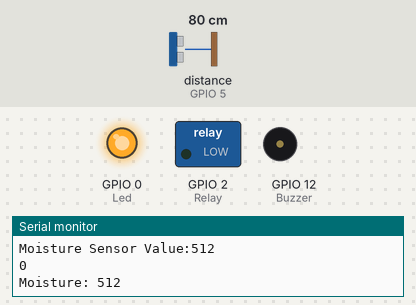
A sketch run on a simulated ESP8266 (NodeMCU). Shown: switched loads named in the sketch (green lamp = pin HIGH), output pins drawn as LEDs (lit = HIGH), buzzer (waves = sounding, pin HIGH), the last lines printed to the serial monitor. The inputs (shaded band) are chosen by the test bench; at power-on: distance to the obstacle (sensor on GPIO 5) 80 cm. The echo pulse lasts 58.3 µs per cm; pins used as bus, display or sensor lines are not drawn.

Above: at 12.4 s.
12.5 s: distance to the obstacle (sensor on GPIO 5) set to 14 cm
22.5 s: distance to the obstacle (sensor on GPIO 5) set to 11 cm
At 31.5 s:
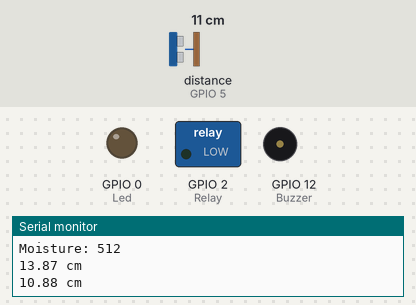
32.5 s: distance to the obstacle (sensor on GPIO 5) set to 18 cm
At 41.6 s:
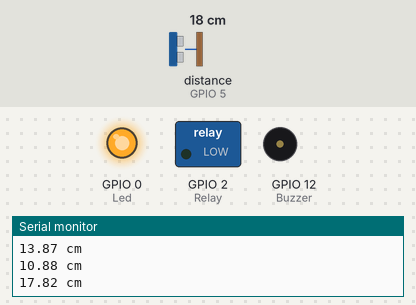
Timing chart, 0 to 43.1 s (numbered marks = the images above; inputs shaded):
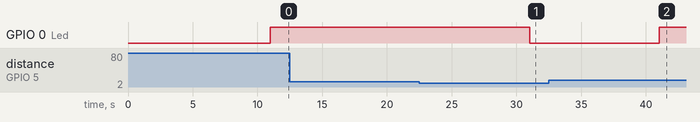

Measured:
- the behaviour switches between 13 and 12 cm on distance to the obstacle (sensor on GPIO 5) (found by bisection; images 0 and 1)
- after the input at 22.5 s, GPIO 0 (Led): HIGH → LOW after 8.5 s
- after the input at 32.5 s, GPIO 0 (Led): LOW → HIGH after 8.5 s

The sketch:

Final_Code_of_project.ino
```cpp
/***************************************************
 Summer Internship Project
 ****************************************************/
#include <string.h>
#include <ESP8266WiFi.h>
int i = 0;
int water_count = 0;
int Echo = 5;
int Trig = 4;
int Duration;
float Distance;
int Led = 0;
int Relay = 2;
int Buzzer = 12;

void setup() {
  Serial.begin(9600);
  Serial.println("Hello");
  delay(1000);

  //Ultrasonic Sensor
  pinMode(Trig,OUTPUT);
  pinMode(Echo,INPUT);

  //LED
  pinMode(Led,OUTPUT);

  //relay
  pinMode(Relay, OUTPUT);

  //piezo speaker
  pinMode(Buzzer, OUTPUT);
}

void loop() {

  //Check soil humidity once a minute.
  if(i == 1){
    checkWater();
    checkMoisture();
  }

  delay(10000);//10sec
  i++;

  if(i >= 6){
    i = 0;
  }

  checkWater();
}


//Ultrasonic Sensor
void checkWater(){
  digitalWrite(Trig,LOW);
  delayMicroseconds(1);
  digitalWrite(Trig,HIGH);
  delayMicroseconds(11);
  digitalWrite(Trig,LOW);
  Duration = pulseIn(Echo,HIGH);

  if (Duration>0) {
    Distance = Duration/2;
    Distance = Distance*340*100/1000000;
    Serial.print(Distance);
    Serial.println(" cm");

    if(Distance > 12){
      digitalWrite(Led, HIGH);
    }else{
      digitalWrite(Led, LOW);
    }

  }
}

//moisture sensor
void checkMoisture(){
  //Measure soil humidity
  int moisture = analogRead(A0);
  Serial.print("Moisture Sensor Value:");
  Serial.println(moisture);
  Serial.println(0, 1);
  Serial.println("Moisture: " + String(moisture) + "   ");

  if(moisture <= 300){
    water_count++;
    if(water_count == 5){//To wait for the water to go through the pot.
      watering();
      water_count = 0;
    }
  }
}


//Watering
void watering(){
  digitalWrite(Relay, HIGH);
  delay(2000);
  digitalWrite(Relay, LOW);
  delay(8000);
  completeWatering();
  i++;
}


//piezo speaker
void completeWatering(){
   tone(Buzzer, 2000)  ;
   delay(1000);
   noTone(Buzzer)      ;
   delay(1000);
  i++;
  checkMoisture();
  int moisture = analogRead(A0);
  Serial.println("Moisture: " + String(moisture) + "   ");
}
```
